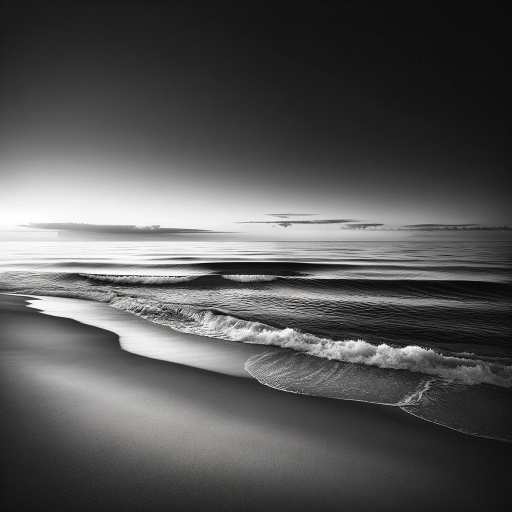
#> input picture BW.png, 1024 x 1024 px (shown at 1/2 size); its folder holds only this picture in this run
$ python BWtoViridis.py
#> lines starting #> are read from the running program, lines starting #| are printed output that depends on the picture; after the words box and inside, x2 and y2 are one past the last pixel; in counts of white or black regions, pixels touching at a corner belong together
from skimage import io, color
import numpy as np
import matplotlib.pyplot as plt
from PIL import Image
import glob

# Define thresholds for near-white and near-black
near_white_threshold = 245 # Pixels brighter than this will be considered white
near_black_threshold = 10  # Pixels darker than this will be considered black

# Get a list of all .png files in the current directory
png_files = glob.glob('*.png')

# Process each file
for image_file_name in png_files:
    # Load the image
    uploaded_image = io.imread(image_file_name)
#> uploaded_image is the input picture: shape (1024, 1024, 3); mean R, G, B 86.2, 86.1, 85.7

    # Convert the image to grayscale while preserving the three channels to retain the shape
    gray_image = color.rgb2gray(uploaded_image)
    gray_image_3c = color.gray2rgb(gray_image)

    # Extract the mask of areas that are not near-white and not near-black
    non_white_black_mask = ((uploaded_image[:, :, 0] < near_white_threshold) | \
                            (uploaded_image[:, :, 1] < near_white_threshold) | \
                            (uploaded_image[:, :, 2] < near_white_threshold)) & \
                           ((uploaded_image[:, :, 0] > near_black_threshold) & \
                            (uploaded_image[:, :, 1] > near_black_threshold) & \
                            (uploaded_image[:, :, 2] > near_black_threshold))
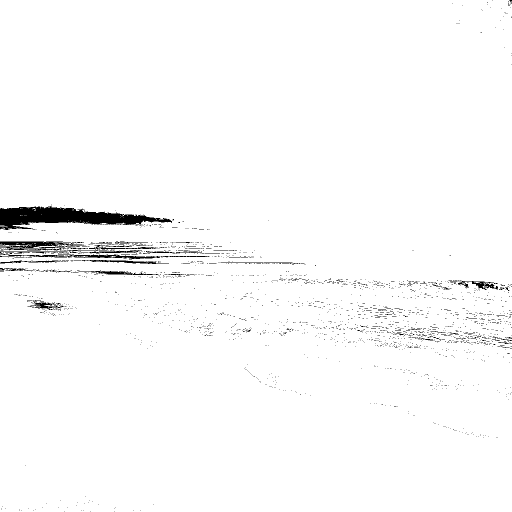
#> non_white_black_mask: shape (1024, 1024) bool (shown at 1/2 size); 98% white; 1972 black regions (1916 under 20 px), largest, box (x1, y1, x2, y2) and area: (0, 411, 344, 460) 8401, (0, 483, 174, 501) 1494, (0, 508, 320, 519) 1210

    # Expand the mask to work for 3 channels
    non_white_black_mask_3c = np.stack([non_white_black_mask] * 3, axis=-1)

    # Apply the 'viridis' colormap to the grayscale image
    viridis_colored_image = plt.get_cmap('viridis')(gray_image)[:, :, :3]
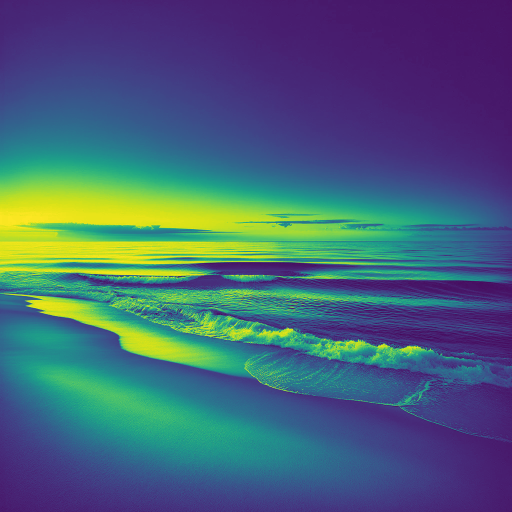
#> viridis_colored_image: shape (1024, 1024, 3) float64 (shown at 1/2 size); mean of channels 0, 1, 2 0.28, 0.386, 0.472; drawn as R, G, B

    # Combine the original image and the new viridis image using the mask
    combined_image = np.where(non_white_black_mask_3c, viridis_colored_image, uploaded_image / 255)
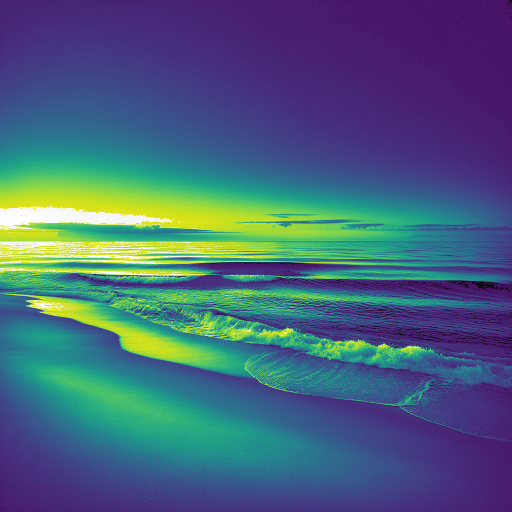
#> combined_image: shape (1024, 1024, 3) float64 (shown at 1/2 size); mean of channels 0, 1, 2 0.279, 0.387, 0.485; drawn as R, G, B

    # Convert combined image to uint8 type for display and saving
    combined_image_uint8 = (combined_image * 255).astype(np.uint8)
    combined_image_pil = Image.fromarray(combined_image_uint8)

    # Save the combined image with the '_viridis' suffix
    combined_image_name = image_file_name.rsplit('.', 1)[0] + '_viridis.' + image_file_name.rsplit('.', 1)[1]
    combined_image_pil.save(combined_image_name)

    # Optionally, display the combined image
    plt.imshow(combined_image_pil)
    plt.title(f'Image with Viridis Colormap on Non-White/Black Areas - {image_file_name}')
    plt.axis('off')
    plt.show()
